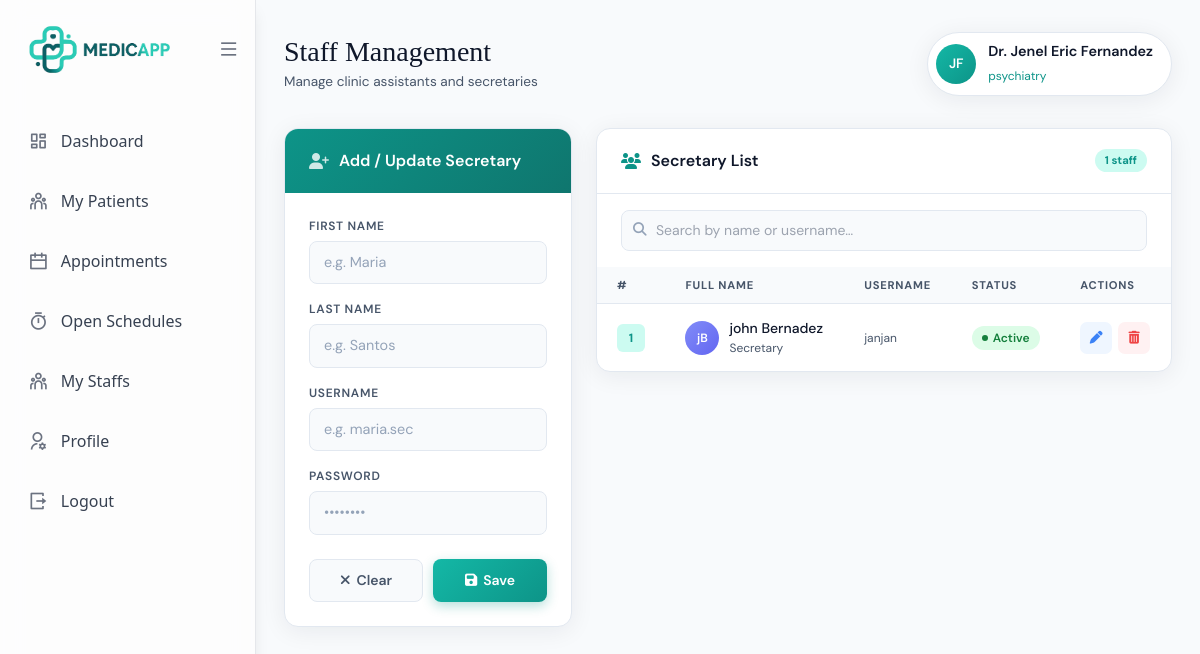
Page /doctor/secretary (signed in) on the earlier database version.
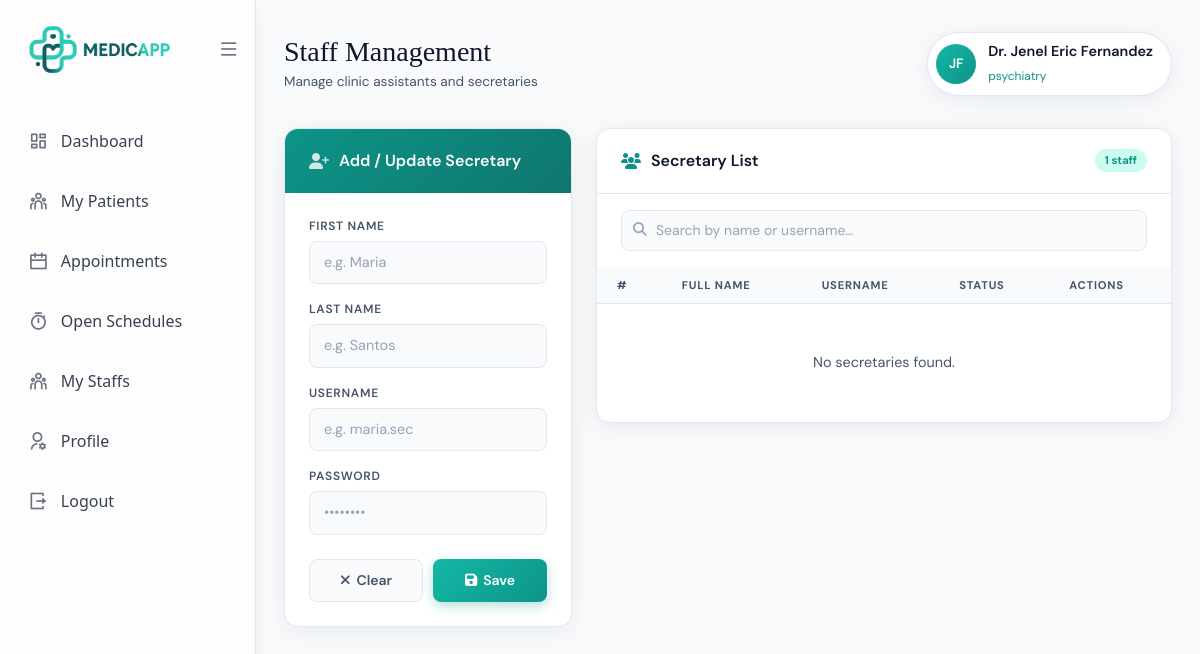
Same page on the later database version.
### app/models/doctor_secretary.py (models this page shows)
class Doctor_Secretary(db.Model):
    __tablename__ = "doctor_secretary"
    secretary_id: Mapped[int] = mapped_column(
        Integer, primary_key=True, autoincrement=True
    )
    account_id: Mapped[int] = mapped_column(
        Integer,
        ForeignKey("account.account_id"),
        nullable=False,
        unique=True
    )
    doctor_id: Mapped[int] = mapped_column(
        Integer,
        ForeignKey("doctor.doctor_id"),
        nullable=False
    )
    firstname: Mapped[str] = mapped_column(
        String(100), nullable=False
    )
    lastname: Mapped[str] = mapped_column(
        String(100), nullable=False
    )
    created_at: Mapped[datetime] = mapped_column(
        DateTime, default=datetime.utcnow
    )
    account = relationship("Account")
    doctor = relationship("Doctor", back_populates="secretary")

### app/models/account.py (models this page shows, shortened)
class Account(db.Model, UserMixin):
    __tablename__ = "account"
    account_id: Mapped[int] = mapped_column(
        Integer, primary_key=True, autoincrement=True
    )
    username: Mapped[str] = mapped_column(
        String(100), unique=True, nullable=False
    )
    password_hash: Mapped[str] = mapped_column(
        String(255), nullable=False
    )
    role: Mapped[str] = mapped_column(
        String(20), nullable=False
    )
    active: Mapped[bool] = mapped_column(
        Boolean, default=True, nullable=False
    )
    created_at: Mapped[datetime] = mapped_column(
        DateTime, default=datetime.utcnow
    )
    updated_at: Mapped[datetime] = mapped_column(
        DateTime,
        default=datetime.utcnow,
        onupdate=datetime.utcnow,
        nullable=False
    )
    last_login_at: Mapped[datetime] = mapped_column(           # ← NEW: tracks last login
        DateTime, default=datetime.utcnow, nullable=False
    )
    patient = relationship("Patient", back_populates="account", uselist=False)
    doctor = relationship("Doctor", back_populates="account", uselist=False)
    @property
    def is_authenticated(self):
        return True

### app/routes/doctor/secretary.py (the view)
@doctor_bp.route("/secretary")
@login_required
def list_secretaries():
    if current_user.role != "doctor":
        return redirect (url_for('misc.forbidden'))
    doctor = Doctor.query.filter_by(
        account_id=current_user.account_id
    ).first_or_404()
    secretaries = Doctor_Secretary.query.filter_by(
        doctor_id=doctor.doctor_id
    ).all()
    return render_template(
        "doctor/doctor_secretary.html",
        secretaries=secretaries,
        doctor=doctor
    )

### app/routes/auth/login.py (called while the page is built)
@login_manager.user_loader
def load_user(account_id):
    return Account.query.get(int(account_id))

### app/templates/doctor/doctor_secretary.html (shortened to what the changed rows need)
{% extends 'base/layout.html' %}
{% block content %}
{% include 'base/notification.html' %}
<div class="w-full sm-page">
  <div class="sm-header">
    <div class="sm-header-left">
      <h1>Staff Management</h1>
    </div>
  </div>
  <div class="sm-body">
    <div class="sm-form-card">
        <div class="sm-form-header">
            <h2>Add / Update Secretary</h2>
        </div>
    </div>
    <div class="sm-list-card">
      <div class="sm-list-header">
        <div class="sm-list-header-left">
          <h2>Secretary List</h2>
        </div>
      </div>
      <div class="sm-table-wrap">
        <table>
          <thead>
            <tr>
              <th>#</th>
              <th>Full Name</th>
              <th>Username</th>
              <th>Status</th>
              <th>Actions</th>
            </tr>
          </thead>
          <tbody>
            {% for s in secretaries %}
            <tr>
                <td><span class="sm-id-badge">{{ loop.index }}</span></td>
                <td>
                <div class="sm-name-cell">
                    <div class="sm-row-avatar">
                    {{ s.firstname[0] }}{{ s.lastname[0] }}
                    </div>
                    <div>
                    <div class="sm-row-name">{{ s.firstname }} {{ s.lastname }}</div>
                    <div class="sm-row-sub">Secretary</div>
                    </div>
                </div>
                </td>
                <td><span class="sm-row-sub">{{ s.account.username }}</span></td>
                <td><span class="sm-status active">Active</span></td>
                <td>
                <div class="sm-actions">
                    <button type="button"
                            class="icon-btn icon-btn-edit"
                            title="Edit"
                            onclick="editSecretary('{{ s.secretary_id }}','{{ s.firstname }}','{{ s.lastname }}')">
                    <i class="fas fa-pen"></i>
                    </button>
                    <form method="POST"
                        action="{{ url_for('doctor.delete_secretary', secretary_id=s.secretary_id) }}"
                        onsubmit="return confirm('Delete this secretary?');">
                    <button type="submit" class="icon-btn icon-btn-delete" title="Delete">
                        <i class="fas fa-trash-can"></i>
                    </button>
                    </form>
                </div>
                </td>
            </tr>
            {% else %}
            <tr>
                <td colspan="5" class="sm-empty">
                <p>No secretaries found.</p>
                </td>
            </tr>
            {% endfor %}
            </tbody>
        </table>
      </div>
    </div>
  </div>
</div>
{% endblock %}

Differences in the rows shown:
removed Doctor_Secretary: firstname "j", lastname "B", firstname "john", lastname "Bernadez", account.username "janjan"
Other differences:
text now shown: "No secretaries found."
